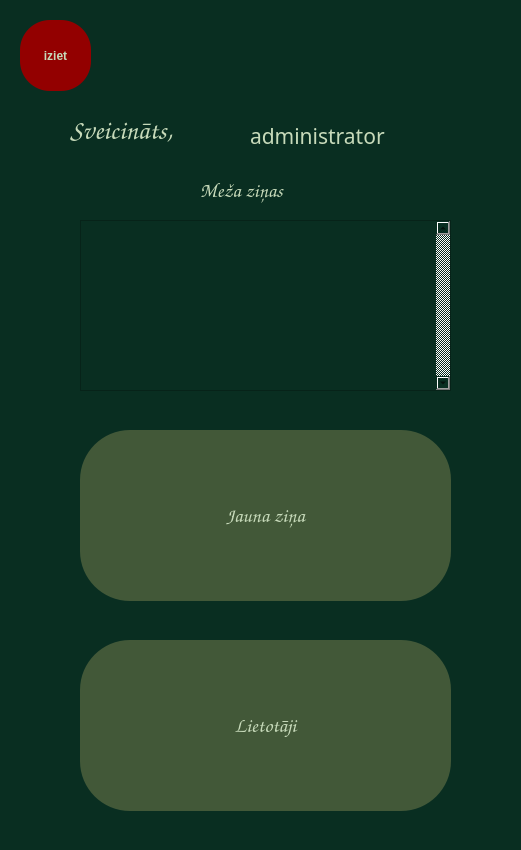
<?xml version="1.0" encoding="UTF-8"?>
<ui version="4.0">
 <class>MainWindow</class>
 <widget class="QMainWindow" name="MainWindow">
  <property name="geometry">
   <rect>
    <x>0</x>
    <y>0</y>
    <width>521</width>
    <height>850</height>
   </rect>
  </property>
  <property name="minimumSize">
   <size>
    <width>521</width>
    <height>850</height>
   </size>
  </property>
  <property name="maximumSize">
   <size>
    <width>520</width>
    <height>850</height>
   </size>
  </property>
  <property name="windowTitle">
   <string>Administrators</string>
  </property>
  <property name="styleSheet">
   <string notr="true">background-color: rgb(9, 46, 33);</string>
  </property>
  <widget class="QWidget" name="centralwidget">
   <widget class="QLabel" name="hellotitle">
    <property name="geometry">
     <rect>
      <x>70</x>
      <y>110</y>
      <width>171</width>
      <height>41</height>
     </rect>
    </property>
    <property name="minimumSize">
     <size>
      <width>171</width>
      <height>41</height>
     </size>
    </property>
    <property name="maximumSize">
     <size>
      <width>171</width>
      <height>41</height>
     </size>
    </property>
    <property name="palette">
     <palette>
      <active>
       <colorrole role="WindowText">
        <brush brushstyle="SolidPattern">
         <color alpha="255">
          <red>199</red>
          <green>218</green>
          <blue>186</blue>
         </color>
        </brush>
       </colorrole>
       <colorrole role="Button">
        <brush brushstyle="SolidPattern">
         <color alpha="255">
          <red>9</red>
          <green>46</green>
          <blue>33</blue>
         </color>
        </brush>
       </colorrole>
       <colorrole role="Text">
        <brush brushstyle="SolidPattern">
         <color alpha="255">
          <red>199</red>
          <green>218</green>
          <blue>186</blue>
         </color>
        </brush>
       </colorrole>
       <colorrole role="Base">
        <brush brushstyle="SolidPattern">
         <color alpha="255">
          <red>9</red>
          <green>46</green>
          <blue>33</blue>
         </color>
        </brush>
       </colorrole>
       <colorrole role="Window">
        <brush brushstyle="SolidPattern">
         <color alpha="255">
          <red>9</red>
          <green>46</green>
          <blue>33</blue>
         </color>
        </brush>
       </colorrole>
      </active>
      <inactive>
       <colorrole role="WindowText">
        <brush brushstyle="SolidPattern">
         <color alpha="255">
          <red>199</red>
          <green>218</green>
          <blue>186</blue>
         </color>
        </brush>
       </colorrole>
       <colorrole role="Button">
        <brush brushstyle="SolidPattern">
         <color alpha="255">
          <red>9</red>
          <green>46</green>
          <blue>33</blue>
         </color>
        </brush>
       </colorrole>
       <colorrole role="Text">
        <brush brushstyle="SolidPattern">
         <color alpha="255">
          <red>199</red>
          <green>218</green>
          <blue>186</blue>
         </color>
        </brush>
       </colorrole>
       <colorrole role="Base">
        <brush brushstyle="SolidPattern">
         <color alpha="255">
          <red>9</red>
          <green>46</green>
          <blue>33</blue>
         </color>
        </brush>
       </colorrole>
       <colorrole role="Window">
        <brush brushstyle="SolidPattern">
         <color alpha="255">
          <red>9</red>
          <green>46</green>
          <blue>33</blue>
         </color>
        </brush>
       </colorrole>
      </inactive>
      <disabled>
       <colorrole role="WindowText">
        <brush brushstyle="SolidPattern">
         <color alpha="255">
          <red>120</red>
          <green>120</green>
          <blue>120</blue>
         </color>
        </brush>
       </colorrole>
       <colorrole role="Button">
        <brush brushstyle="SolidPattern">
         <color alpha="255">
          <red>9</red>
          <green>46</green>
          <blue>33</blue>
         </color>
        </brush>
       </colorrole>
       <colorrole role="Text">
        <brush brushstyle="SolidPattern">
         <color alpha="255">
          <red>120</red>
          <green>120</green>
          <blue>120</blue>
         </color>
        </brush>
       </colorrole>
       <colorrole role="Base">
        <brush brushstyle="SolidPattern">
         <color alpha="255">
          <red>9</red>
          <green>46</green>
          <blue>33</blue>
         </color>
        </brush>
       </colorrole>
       <colorrole role="Window">
        <brush brushstyle="SolidPattern">
         <color alpha="255">
          <red>9</red>
          <green>46</green>
          <blue>33</blue>
         </color>
        </brush>
       </colorrole>
      </disabled>
     </palette>
    </property>
    <property name="font">
     <font>
      <family>Comic Sans MS</family>
      <pointsize>20</pointsize>
      <weight>75</weight>
      <bold>true</bold>
     </font>
    </property>
    <property name="autoFillBackground">
     <bool>false</bool>
    </property>
    <property name="locale">
     <locale language="Latvian" country="Latvia"/>
    </property>
    <property name="text">
     <string>Sveicināts, </string>
    </property>
    <property name="wordWrap">
     <bool>false</bool>
    </property>
    <property name="margin">
     <number>0</number>
    </property>
   </widget>
   <widget class="QLabel" name="adminlabel">
    <property name="geometry">
     <rect>
      <x>250</x>
      <y>120</y>
      <width>211</width>
      <height>31</height>
     </rect>
    </property>
    <property name="minimumSize">
     <size>
      <width>1</width>
      <height>1</height>
     </size>
    </property>
    <property name="maximumSize">
     <size>
      <width>211</width>
      <height>31</height>
     </size>
    </property>
    <property name="palette">
     <palette>
      <active>
       <colorrole role="WindowText">
        <brush brushstyle="SolidPattern">
         <color alpha="255">
          <red>199</red>
          <green>218</green>
          <blue>186</blue>
         </color>
        </brush>
       </colorrole>
       <colorrole role="Button">
        <brush brushstyle="SolidPattern">
         <color alpha="255">
          <red>9</red>
          <green>46</green>
          <blue>33</blue>
         </color>
        </brush>
       </colorrole>
       <colorrole role="Text">
        <brush brushstyle="SolidPattern">
         <color alpha="255">
          <red>199</red>
          <green>218</green>
          <blue>186</blue>
         </color>
        </brush>
       </colorrole>
       <colorrole role="Base">
        <brush brushstyle="SolidPattern">
         <color alpha="255">
          <red>9</red>
          <green>46</green>
          <blue>33</blue>
         </color>
        </brush>
       </colorrole>
       <colorrole role="Window">
        <brush brushstyle="SolidPattern">
         <color alpha="255">
          <red>9</red>
          <green>46</green>
          <blue>33</blue>
         </color>
        </brush>
       </colorrole>
      </active>
      <inactive>
       <colorrole role="WindowText">
        <brush brushstyle="SolidPattern">
         <color alpha="255">
          <red>199</red>
          <green>218</green>
          <blue>186</blue>
         </color>
        </brush>
       </colorrole>
       <colorrole role="Button">
        <brush brushstyle="SolidPattern">
         <color alpha="255">
          <red>9</red>
          <green>46</green>
          <blue>33</blue>
         </color>
        </brush>
       </colorrole>
       <colorrole role="Text">
        <brush brushstyle="SolidPattern">
         <color alpha="255">
          <red>199</red>
          <green>218</green>
          <blue>186</blue>
         </color>
        </brush>
       </colorrole>
       <colorrole role="Base">
        <brush brushstyle="SolidPattern">
         <color alpha="255">
          <red>9</red>
          <green>46</green>
          <blue>33</blue>
         </color>
        </brush>
       </colorrole>
       <colorrole role="Window">
        <brush brushstyle="SolidPattern">
         <color alpha="255">
          <red>9</red>
          <green>46</green>
          <blue>33</blue>
         </color>
        </brush>
       </colorrole>
      </inactive>
      <disabled>
       <colorrole role="WindowText">
        <brush brushstyle="SolidPattern">
         <color alpha="255">
          <red>120</red>
          <green>120</green>
          <blue>120</blue>
         </color>
        </brush>
       </colorrole>
       <colorrole role="Button">
        <brush brushstyle="SolidPattern">
         <color alpha="255">
          <red>9</red>
          <green>46</green>
          <blue>33</blue>
         </color>
        </brush>
       </colorrole>
       <colorrole role="Text">
        <brush brushstyle="SolidPattern">
         <color alpha="255">
          <red>120</red>
          <green>120</green>
          <blue>120</blue>
         </color>
        </brush>
       </colorrole>
       <colorrole role="Base">
        <brush brushstyle="SolidPattern">
         <color alpha="255">
          <red>9</red>
          <green>46</green>
          <blue>33</blue>
         </color>
        </brush>
       </colorrole>
       <colorrole role="Window">
        <brush brushstyle="SolidPattern">
         <color alpha="255">
          <red>9</red>
          <green>46</green>
          <blue>33</blue>
         </color>
        </brush>
       </colorrole>
      </disabled>
     </palette>
    </property>
    <property name="font">
     <font>
      <family>OCR A Extended</family>
      <pointsize>16</pointsize>
      <weight>50</weight>
      <bold>false</bold>
     </font>
    </property>
    <property name="autoFillBackground">
     <bool>false</bool>
    </property>
    <property name="locale">
     <locale language="Latvian" country="Latvia"/>
    </property>
    <property name="text">
     <string>administrator</string>
    </property>
    <property name="wordWrap">
     <bool>false</bool>
    </property>
    <property name="margin">
     <number>0</number>
    </property>
   </widget>
   <widget class="QPushButton" name="logoutbutton">
    <property name="geometry">
     <rect>
      <x>20</x>
      <y>20</y>
      <width>71</width>
      <height>71</height>
     </rect>
    </property>
    <property name="font">
     <font>
      <weight>75</weight>
      <bold>true</bold>
     </font>
    </property>
    <property name="styleSheet">
     <string notr="true">border-radius: 30px;
background-color: rgb(147, 0, 0);
color: rgb(199, 218, 186);</string>
    </property>
    <property name="text">
     <string>iziet</string>
    </property>
   </widget>
   <widget class="QPushButton" name="usersbutton">
    <property name="geometry">
     <rect>
      <x>80</x>
      <y>640</y>
      <width>371</width>
      <height>171</height>
     </rect>
    </property>
    <property name="minimumSize">
     <size>
      <width>371</width>
      <height>171</height>
     </size>
    </property>
    <property name="maximumSize">
     <size>
      <width>371</width>
      <height>171</height>
     </size>
    </property>
    <property name="palette">
     <palette>
      <active>
       <colorrole role="WindowText">
        <brush brushstyle="SolidPattern">
         <color alpha="255">
          <red>199</red>
          <green>218</green>
          <blue>186</blue>
         </color>
        </brush>
       </colorrole>
       <colorrole role="Button">
        <brush brushstyle="SolidPattern">
         <color alpha="255">
          <red>66</red>
          <green>88</green>
          <blue>56</blue>
         </color>
        </brush>
       </colorrole>
       <colorrole role="Text">
        <brush brushstyle="SolidPattern">
         <color alpha="255">
          <red>199</red>
          <green>218</green>
          <blue>186</blue>
         </color>
        </brush>
       </colorrole>
       <colorrole role="ButtonText">
        <brush brushstyle="SolidPattern">
         <color alpha="255">
          <red>199</red>
          <green>218</green>
          <blue>186</blue>
         </color>
        </brush>
       </colorrole>
       <colorrole role="Base">
        <brush brushstyle="SolidPattern">
         <color alpha="255">
          <red>66</red>
          <green>88</green>
          <blue>56</blue>
         </color>
        </brush>
       </colorrole>
       <colorrole role="Window">
        <brush brushstyle="SolidPattern">
         <color alpha="255">
          <red>66</red>
          <green>88</green>
          <blue>56</blue>
         </color>
        </brush>
       </colorrole>
      </active>
      <inactive>
       <colorrole role="WindowText">
        <brush brushstyle="SolidPattern">
         <color alpha="255">
          <red>199</red>
          <green>218</green>
          <blue>186</blue>
         </color>
        </brush>
       </colorrole>
       <colorrole role="Button">
        <brush brushstyle="SolidPattern">
         <color alpha="255">
          <red>66</red>
          <green>88</green>
          <blue>56</blue>
         </color>
        </brush>
       </colorrole>
       <colorrole role="Text">
        <brush brushstyle="SolidPattern">
         <color alpha="255">
          <red>199</red>
          <green>218</green>
          <blue>186</blue>
         </color>
        </brush>
       </colorrole>
       <colorrole role="ButtonText">
        <brush brushstyle="SolidPattern">
         <color alpha="255">
          <red>199</red>
          <green>218</green>
          <blue>186</blue>
         </color>
        </brush>
       </colorrole>
       <colorrole role="Base">
        <brush brushstyle="SolidPattern">
         <color alpha="255">
          <red>66</red>
          <green>88</green>
          <blue>56</blue>
         </color>
        </brush>
       </colorrole>
       <colorrole role="Window">
        <brush brushstyle="SolidPattern">
         <color alpha="255">
          <red>66</red>
          <green>88</green>
          <blue>56</blue>
         </color>
        </brush>
       </colorrole>
      </inactive>
      <disabled>
       <colorrole role="WindowText">
        <brush brushstyle="SolidPattern">
         <color alpha="255">
          <red>199</red>
          <green>218</green>
          <blue>186</blue>
         </color>
        </brush>
       </colorrole>
       <colorrole role="Button">
        <brush brushstyle="SolidPattern">
         <color alpha="255">
          <red>66</red>
          <green>88</green>
          <blue>56</blue>
         </color>
        </brush>
       </colorrole>
       <colorrole role="Text">
        <brush brushstyle="SolidPattern">
         <color alpha="255">
          <red>199</red>
          <green>218</green>
          <blue>186</blue>
         </color>
        </brush>
       </colorrole>
       <colorrole role="ButtonText">
        <brush brushstyle="SolidPattern">
         <color alpha="255">
          <red>199</red>
          <green>218</green>
          <blue>186</blue>
         </color>
        </brush>
       </colorrole>
       <colorrole role="Base">
        <brush brushstyle="SolidPattern">
         <color alpha="255">
          <red>66</red>
          <green>88</green>
          <blue>56</blue>
         </color>
        </brush>
       </colorrole>
       <colorrole role="Window">
        <brush brushstyle="SolidPattern">
         <color alpha="255">
          <red>66</red>
          <green>88</green>
          <blue>56</blue>
         </color>
        </brush>
       </colorrole>
      </disabled>
     </palette>
    </property>
    <property name="font">
     <font>
      <family>Comic Sans MS</family>
      <pointsize>15</pointsize>
      <weight>75</weight>
      <bold>true</bold>
     </font>
    </property>
    <property name="styleSheet">
     <string notr="true">border-radius: 50px;
background-color: rgb(66, 88, 56);
color: rgb(199, 218, 186);</string>
    </property>
    <property name="locale">
     <locale language="Latvian" country="Latvia"/>
    </property>
    <property name="text">
     <string>Lietotāji</string>
    </property>
   </widget>
   <widget class="QPushButton" name="newsbutton">
    <property name="geometry">
     <rect>
      <x>80</x>
      <y>430</y>
      <width>371</width>
      <height>171</height>
     </rect>
    </property>
    <property name="minimumSize">
     <size>
      <width>151</width>
      <height>41</height>
     </size>
    </property>
    <property name="maximumSize">
     <size>
      <width>888888</width>
      <height>888888</height>
     </size>
    </property>
    <property name="palette">
     <palette>
      <active>
       <colorrole role="WindowText">
        <brush brushstyle="SolidPattern">
         <color alpha="255">
          <red>199</red>
          <green>218</green>
          <blue>186</blue>
         </color>
        </brush>
       </colorrole>
       <colorrole role="Button">
        <brush brushstyle="SolidPattern">
         <color alpha="255">
          <red>66</red>
          <green>88</green>
          <blue>56</blue>
         </color>
        </brush>
       </colorrole>
       <colorrole role="Text">
        <brush brushstyle="SolidPattern">
         <color alpha="255">
          <red>199</red>
          <green>218</green>
          <blue>186</blue>
         </color>
        </brush>
       </colorrole>
       <colorrole role="ButtonText">
        <brush brushstyle="SolidPattern">
         <color alpha="255">
          <red>199</red>
          <green>218</green>
          <blue>186</blue>
         </color>
        </brush>
       </colorrole>
       <colorrole role="Base">
        <brush brushstyle="SolidPattern">
         <color alpha="255">
          <red>66</red>
          <green>88</green>
          <blue>56</blue>
         </color>
        </brush>
       </colorrole>
       <colorrole role="Window">
        <brush brushstyle="SolidPattern">
         <color alpha="255">
          <red>66</red>
          <green>88</green>
          <blue>56</blue>
         </color>
        </brush>
       </colorrole>
      </active>
      <inactive>
       <colorrole role="WindowText">
        <brush brushstyle="SolidPattern">
         <color alpha="255">
          <red>199</red>
          <green>218</green>
          <blue>186</blue>
         </color>
        </brush>
       </colorrole>
       <colorrole role="Button">
        <brush brushstyle="SolidPattern">
         <color alpha="255">
          <red>66</red>
          <green>88</green>
          <blue>56</blue>
         </color>
        </brush>
       </colorrole>
       <colorrole role="Text">
        <brush brushstyle="SolidPattern">
         <color alpha="255">
          <red>199</red>
          <green>218</green>
          <blue>186</blue>
         </color>
        </brush>
       </colorrole>
       <colorrole role="ButtonText">
        <brush brushstyle="SolidPattern">
         <color alpha="255">
          <red>199</red>
          <green>218</green>
          <blue>186</blue>
         </color>
        </brush>
       </colorrole>
       <colorrole role="Base">
        <brush brushstyle="SolidPattern">
         <color alpha="255">
          <red>66</red>
          <green>88</green>
          <blue>56</blue>
         </color>
        </brush>
       </colorrole>
       <colorrole role="Window">
        <brush brushstyle="SolidPattern">
         <color alpha="255">
          <red>66</red>
          <green>88</green>
          <blue>56</blue>
         </color>
        </brush>
       </colorrole>
      </inactive>
      <disabled>
       <colorrole role="WindowText">
        <brush brushstyle="SolidPattern">
         <color alpha="255">
          <red>199</red>
          <green>218</green>
          <blue>186</blue>
         </color>
        </brush>
       </colorrole>
       <colorrole role="Button">
        <brush brushstyle="SolidPattern">
         <color alpha="255">
          <red>66</red>
          <green>88</green>
          <blue>56</blue>
         </color>
        </brush>
       </colorrole>
       <colorrole role="Text">
        <brush brushstyle="SolidPattern">
         <color alpha="255">
          <red>199</red>
          <green>218</green>
          <blue>186</blue>
         </color>
        </brush>
       </colorrole>
       <colorrole role="ButtonText">
        <brush brushstyle="SolidPattern">
         <color alpha="255">
          <red>199</red>
          <green>218</green>
          <blue>186</blue>
         </color>
        </brush>
       </colorrole>
       <colorrole role="Base">
        <brush brushstyle="SolidPattern">
         <color alpha="255">
          <red>66</red>
          <green>88</green>
          <blue>56</blue>
         </color>
        </brush>
       </colorrole>
       <colorrole role="Window">
        <brush brushstyle="SolidPattern">
         <color alpha="255">
          <red>66</red>
          <green>88</green>
          <blue>56</blue>
         </color>
        </brush>
       </colorrole>
      </disabled>
     </palette>
    </property>
    <property name="font">
     <font>
      <family>Comic Sans MS</family>
      <pointsize>15</pointsize>
      <weight>75</weight>
      <bold>true</bold>
     </font>
    </property>
    <property name="styleSheet">
     <string notr="true">border-radius: 50px;
background-color: rgb(66, 88, 56);
color: rgb(199, 218, 186);</string>
    </property>
    <property name="locale">
     <locale language="Latvian" country="Latvia"/>
    </property>
    <property name="text">
     <string>Jauna ziņa</string>
    </property>
   </widget>
   <widget class="QLabel" name="newslabel">
    <property name="geometry">
     <rect>
      <x>200</x>
      <y>170</y>
      <width>131</width>
      <height>41</height>
     </rect>
    </property>
    <property name="minimumSize">
     <size>
      <width>131</width>
      <height>41</height>
     </size>
    </property>
    <property name="maximumSize">
     <size>
      <width>171</width>
      <height>41</height>
     </size>
    </property>
    <property name="palette">
     <palette>
      <active>
       <colorrole role="WindowText">
        <brush brushstyle="SolidPattern">
         <color alpha="255">
          <red>199</red>
          <green>218</green>
          <blue>186</blue>
         </color>
        </brush>
       </colorrole>
       <colorrole role="Button">
        <brush brushstyle="SolidPattern">
         <color alpha="255">
          <red>9</red>
          <green>46</green>
          <blue>33</blue>
         </color>
        </brush>
       </colorrole>
       <colorrole role="Text">
        <brush brushstyle="SolidPattern">
         <color alpha="255">
          <red>199</red>
          <green>218</green>
          <blue>186</blue>
         </color>
        </brush>
       </colorrole>
       <colorrole role="Base">
        <brush brushstyle="SolidPattern">
         <color alpha="255">
          <red>9</red>
          <green>46</green>
          <blue>33</blue>
         </color>
        </brush>
       </colorrole>
       <colorrole role="Window">
        <brush brushstyle="SolidPattern">
         <color alpha="255">
          <red>9</red>
          <green>46</green>
          <blue>33</blue>
         </color>
        </brush>
       </colorrole>
      </active>
      <inactive>
       <colorrole role="WindowText">
        <brush brushstyle="SolidPattern">
         <color alpha="255">
          <red>199</red>
          <green>218</green>
          <blue>186</blue>
         </color>
        </brush>
       </colorrole>
       <colorrole role="Button">
        <brush brushstyle="SolidPattern">
         <color alpha="255">
          <red>9</red>
          <green>46</green>
          <blue>33</blue>
         </color>
        </brush>
       </colorrole>
       <colorrole role="Text">
        <brush brushstyle="SolidPattern">
         <color alpha="255">
          <red>199</red>
          <green>218</green>
          <blue>186</blue>
         </color>
        </brush>
       </colorrole>
       <colorrole role="Base">
        <brush brushstyle="SolidPattern">
         <color alpha="255">
          <red>9</red>
          <green>46</green>
          <blue>33</blue>
         </color>
        </brush>
       </colorrole>
       <colorrole role="Window">
        <brush brushstyle="SolidPattern">
         <color alpha="255">
          <red>9</red>
          <green>46</green>
          <blue>33</blue>
         </color>
        </brush>
       </colorrole>
      </inactive>
      <disabled>
       <colorrole role="WindowText">
        <brush brushstyle="SolidPattern">
         <color alpha="255">
          <red>120</red>
          <green>120</green>
          <blue>120</blue>
         </color>
        </brush>
       </colorrole>
       <colorrole role="Button">
        <brush brushstyle="SolidPattern">
         <color alpha="255">
          <red>9</red>
          <green>46</green>
          <blue>33</blue>
         </color>
        </brush>
       </colorrole>
       <colorrole role="Text">
        <brush brushstyle="SolidPattern">
         <color alpha="255">
          <red>120</red>
          <green>120</green>
          <blue>120</blue>
         </color>
        </brush>
       </colorrole>
       <colorrole role="Base">
        <brush brushstyle="SolidPattern">
         <color alpha="255">
          <red>9</red>
          <green>46</green>
          <blue>33</blue>
         </color>
        </brush>
       </colorrole>
       <colorrole role="Window">
        <brush brushstyle="SolidPattern">
         <color alpha="255">
          <red>9</red>
          <green>46</green>
          <blue>33</blue>
         </color>
        </brush>
       </colorrole>
      </disabled>
     </palette>
    </property>
    <property name="font">
     <font>
      <family>Comic Sans MS</family>
      <pointsize>15</pointsize>
      <weight>50</weight>
      <bold>false</bold>
     </font>
    </property>
    <property name="autoFillBackground">
     <bool>false</bool>
    </property>
    <property name="locale">
     <locale language="Latvian" country="Latvia"/>
    </property>
    <property name="text">
     <string>Meža ziņas</string>
    </property>
    <property name="wordWrap">
     <bool>false</bool>
    </property>
    <property name="margin">
     <number>0</number>
    </property>
   </widget>
   <widget class="QListView" name="news">
    <property name="geometry">
     <rect>
      <x>80</x>
      <y>220</y>
      <width>371</width>
      <height>171</height>
     </rect>
    </property>
    <property name="palette">
     <palette>
      <active>
       <colorrole role="WindowText">
        <brush brushstyle="SolidPattern">
         <color alpha="255">
          <red>199</red>
          <green>218</green>
          <blue>186</blue>
         </color>
        </brush>
       </colorrole>
       <colorrole role="Button">
        <brush brushstyle="SolidPattern">
         <color alpha="255">
          <red>9</red>
          <green>46</green>
          <blue>33</blue>
         </color>
        </brush>
       </colorrole>
       <colorrole role="Text">
        <brush brushstyle="SolidPattern">
         <color alpha="255">
          <red>199</red>
          <green>218</green>
          <blue>186</blue>
         </color>
        </brush>
       </colorrole>
       <colorrole role="BrightText">
        <brush brushstyle="SolidPattern">
         <color alpha="255">
          <red>199</red>
          <green>218</green>
          <blue>186</blue>
         </color>
        </brush>
       </colorrole>
       <colorrole role="ButtonText">
        <brush brushstyle="SolidPattern">
         <color alpha="255">
          <red>199</red>
          <green>218</green>
          <blue>186</blue>
         </color>
        </brush>
       </colorrole>
       <colorrole role="Base">
        <brush brushstyle="SolidPattern">
         <color alpha="255">
          <red>9</red>
          <green>46</green>
          <blue>33</blue>
         </color>
        </brush>
       </colorrole>
       <colorrole role="Window">
        <brush brushstyle="SolidPattern">
         <color alpha="255">
          <red>9</red>
          <green>46</green>
          <blue>33</blue>
         </color>
        </brush>
       </colorrole>
      </active>
      <inactive>
       <colorrole role="WindowText">
        <brush brushstyle="SolidPattern">
         <color alpha="255">
          <red>199</red>
          <green>218</green>
          <blue>186</blue>
         </color>
        </brush>
       </colorrole>
       <colorrole role="Button">
        <brush brushstyle="SolidPattern">
         <color alpha="255">
          <red>9</red>
          <green>46</green>
          <blue>33</blue>
         </color>
        </brush>
       </colorrole>
       <colorrole role="Text">
        <brush brushstyle="SolidPattern">
         <color alpha="255">
          <red>199</red>
          <green>218</green>
          <blue>186</blue>
         </color>
        </brush>
       </colorrole>
       <colorrole role="BrightText">
        <brush brushstyle="SolidPattern">
         <color alpha="255">
          <red>199</red>
          <green>218</green>
          <blue>186</blue>
         </color>
        </brush>
       </colorrole>
       <colorrole role="ButtonText">
        <brush brushstyle="SolidPattern">
         <color alpha="255">
          <red>199</red>
          <green>218</green>
          <blue>186</blue>
         </color>
        </brush>
       </colorrole>
       <colorrole role="Base">
        <brush brushstyle="SolidPattern">
         <color alpha="255">
          <red>9</red>
          <green>46</green>
          <blue>33</blue>
         </color>
        </brush>
       </colorrole>
       <colorrole role="Window">
        <brush brushstyle="SolidPattern">
         <color alpha="255">
          <red>9</red>
          <green>46</green>
          <blue>33</blue>
         </color>
        </brush>
       </colorrole>
      </inactive>
      <disabled>
       <colorrole role="WindowText">
        <brush brushstyle="SolidPattern">
         <color alpha="255">
          <red>120</red>
          <green>120</green>
          <blue>120</blue>
         </color>
        </brush>
       </colorrole>
       <colorrole role="Button">
        <brush brushstyle="SolidPattern">
         <color alpha="255">
          <red>9</red>
          <green>46</green>
          <blue>33</blue>
         </color>
        </brush>
       </colorrole>
       <colorrole role="Text">
        <brush brushstyle="SolidPattern">
         <color alpha="255">
          <red>120</red>
          <green>120</green>
          <blue>120</blue>
         </color>
        </brush>
       </colorrole>
       <colorrole role="BrightText">
        <brush brushstyle="SolidPattern">
         <color alpha="255">
          <red>199</red>
          <green>218</green>
          <blue>186</blue>
         </color>
        </brush>
       </colorrole>
       <colorrole role="ButtonText">
        <brush brushstyle="SolidPattern">
         <color alpha="255">
          <red>120</red>
          <green>120</green>
          <blue>120</blue>
         </color>
        </brush>
       </colorrole>
       <colorrole role="Base">
        <brush brushstyle="SolidPattern">
         <color alpha="255">
          <red>9</red>
          <green>46</green>
          <blue>33</blue>
         </color>
        </brush>
       </colorrole>
       <colorrole role="Window">
        <brush brushstyle="SolidPattern">
         <color alpha="255">
          <red>9</red>
          <green>46</green>
          <blue>33</blue>
         </color>
        </brush>
       </colorrole>
      </disabled>
     </palette>
    </property>
    <property name="font">
     <font>
      <family>Comic Sans MS</family>
     </font>
    </property>
    <property name="verticalScrollBarPolicy">
     <enum>Qt::ScrollBarAlwaysOn</enum>
    </property>
   </widget>
  </widget>
  <widget class="QStatusBar" name="statusbar"/>
 </widget>
 <resources/>
 <connections/>
</ui>
